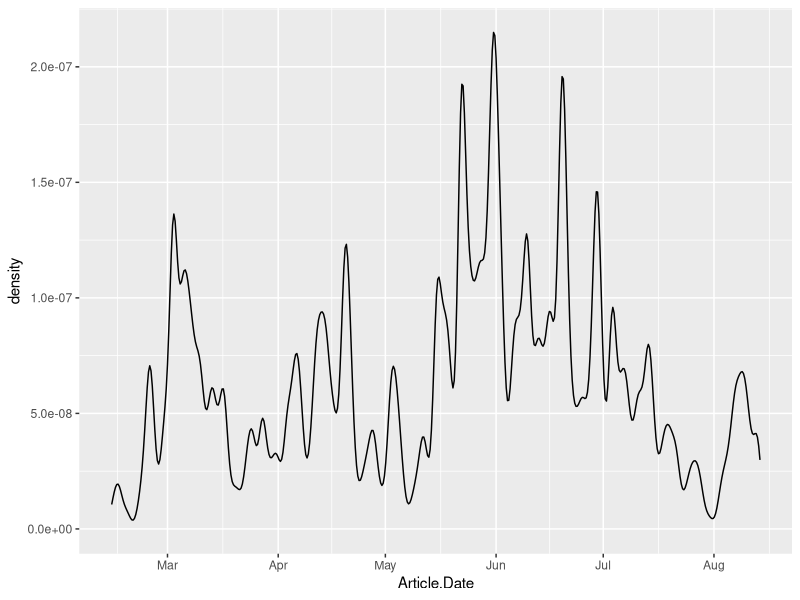
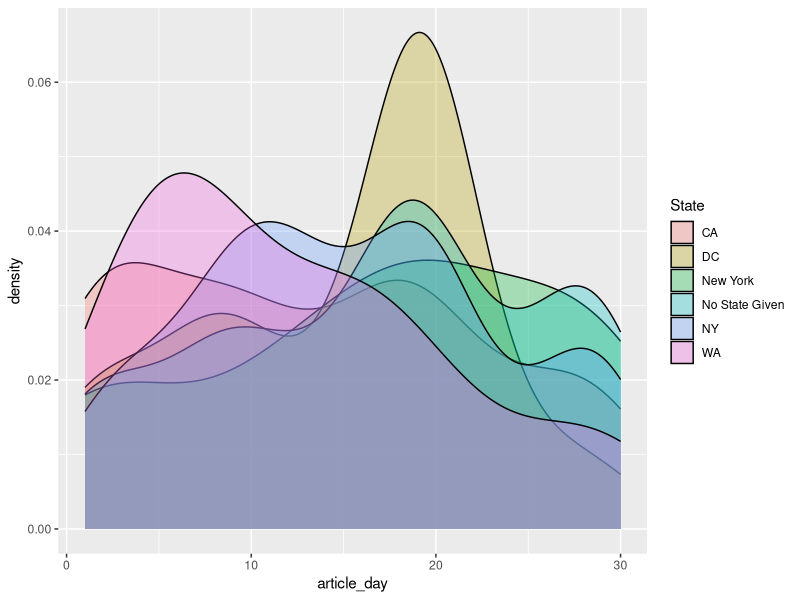

Here is the R script that generated these plots, in order:
#install.packages("dplyr")
#install.packages("lubridate")
library(lubridate)
library(dplyr)
library(ggplot2)
hate_data <- read.csv("20170816_Documenting_Hate .csv", stringsAsFactors = FALSE)
with_month_day <- mutate(hate_data, Article.Date = mdy_hm(Article.Date)) %>% 
  mutate(month = month(Article.Date), article_day = day(Article.Date)) %>% 
  mutate(State = replace(State, State == "", "No State Given"))
months <- c("February", "March",
            "April", "May", "June", "July",
            "August")
ggplot(with_month_day, aes(Article.Date)) + geom_density(adjust = 1/8)

compare_month <- function(picked_month) {
  month_index <- 1 + match(picked_month, months)
  month_data <- filter(with_month_day, month == month_index)
  other_month_data <- filter(with_month_day, month != month_index)
  head(other_month_data)
  top_data <- filter(month_data, State %in% (top_n(data.frame(table(month_data$State)), 6) %>% pull("Var1")))
  head(top_data)
  ggplot(data=top_data, aes(article_day, fill = State)) + 
    geom_density(alpha = 0.3)
    #geom_histogram(data=other_month_data, fill = "blue", alpha = 0.2)
}

compare_month("June")